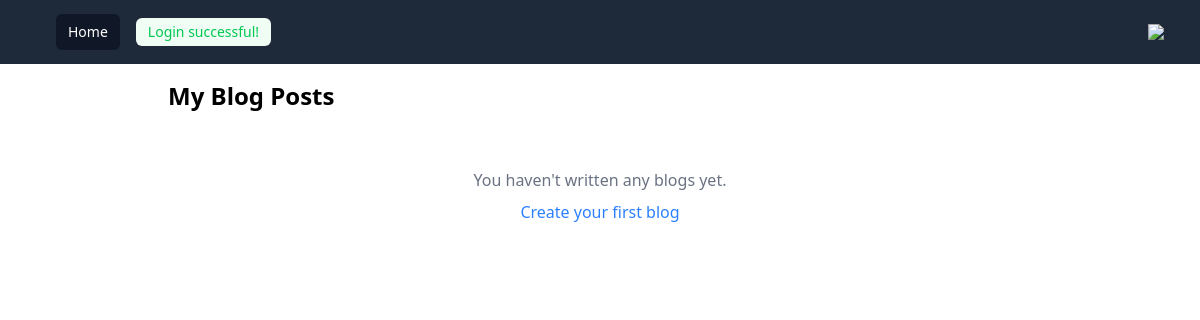
The app's page /blog/my-blogs/ (signed in), older data.
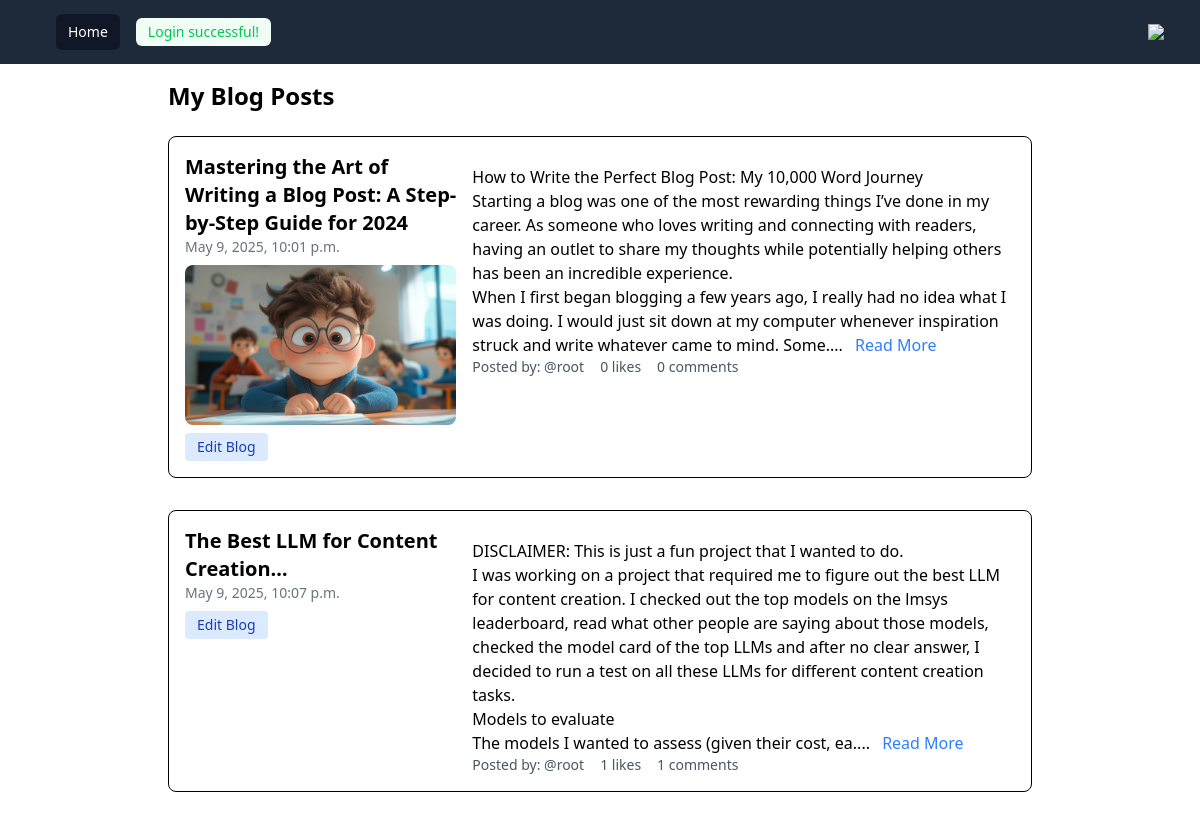
The same page, newer data.
### App_Blog/models.py (models this page shows, shortened)
class Blog(models.Model):
    author=models.ForeignKey(User,on_delete=models.CASCADE,related_name='post_author')
    blog_title=models.CharField(max_length=200,verbose_name='put a title')
    slug=models.SlugField(max_length=200,unique=True)
    blog_content=models.TextField(verbose_name='what is on your mind?')
    blog_image=models.ImageField(upload_to='blog_images',verbose_name='image')
    publish_date=models.DateTimeField(auto_now_add=True)
    update_date=models.DateTimeField(auto_now=True)

### App_Blog/views.py (the view)
# urls.py: path('my-blogs/', login_required(views.MyBlogs.as_view()), name='my_blogs'),
class MyBlogs(LoginRequiredMixin,TemplateView):
    template_name='App_Blog/my_blogs.html'

### App_Blog/templatetags/custom_filters.py (called while the page is built)
def range_filter(value):
    return value[0:500]+"...."

### templates/App_Blog/my_blogs.html (shortened to what this page needs)
{% extends "base.html" %}
{% load tailwind_filters %}
{% load custom_filters %}
{% block body_block %}
<div class="max-w-4xl mx-auto p-4">
  <h1 class="text-2xl font-bold mb-6">My Blog Posts</h1>
  {% for blog in user.post_author.all %}
  <article class="flex flex-col md:flex-row gap-4 mb-8 p-4 border rounded-lg hover:shadow-md transition-shadow">
    <div class="md:w-1/3">
      <h3 class="text-xl font-semibold">{{blog.blog_title}}</h3>
      <p class="text-sm text-gray-500 mb-2">{{blog.publish_date}}</p>
      {% if blog.blog_image %}
      <img src="/media/{{blog.blog_image}}"
           alt="{{blog.blog_title}}"
           class="w-full h-40 object-cover rounded-lg mb-2">
      {% endif %}
      <a href="{% url 'App_Blog:edit_blog' pk=blog.pk %}"
         class="inline-block text-sm bg-blue-100 hover:bg-blue-200 text-blue-800 py-1 px-3 rounded">
        Edit Blog
      </a>
    </div>
    <div class="md:w-2/3">
      <p class="text-gray-700 mb-3">
        {% autoescape off %}
          {{blog.blog_content|linebreaks|range_filter}}
        {% endautoescape %}
        <a href="{% url 'App_Blog:blog_details' slug=blog.slug %}"
           class="text-blue-500 hover:text-blue-700 ml-2">
          Read More
        </a>
      </p>
      <div class="flex flex-wrap gap-4 text-sm text-gray-600">
        <span>Posted by: @{{blog.author}}</span>
        <span>{{ blog.liked_blog.count }} likes</span>
        <span>{{ blog.blog_comment.count }} comments</span>
      </div>
    </div>
  </article>
  {% empty %}
  <div class="text-center py-8">
    <p class="text-gray-500">You haven't written any blogs yet.</p>
    <a href="{% url 'App_Blog:create_blog' %}"
       class="inline-block mt-2 text-blue-500 hover:text-blue-700">
      Create your first blog
    </a>
  </div>
  {% endfor %}
</div>
{% endblock %}

### templates/base.html (shortened to what this page needs)
<!DOCTYPE html>
<html lang="en">
<head>
    <script src="https://cdn.jsdelivr.net/npm/@tailwindcss/browser@4"></script>
</head>
<body class="min-h-screen flex flex-col">
    <nav class="bg-gray-800">
        <div class="mx-auto max-w-7xl px-4 sm:px-6 lg:px-8">
            <div class="flex h-16 items-center justify-between">
                <div class="flex flex-1 items-center justify-center sm:items-stretch sm:justify-start">
                      <div class="hidden sm:ml-6 sm:block">
                          <div class="flex items-center space-x-4">
                              <a href="{% url 'index' %}" class="rounded-md bg-gray-900 px-3 py-2 text-sm font-medium text-white hover:bg-gray-700 transition-colors">
                                  Home
                              </a>
                              <div class="relative group">
                                  {% if user.is_authenticated %}
                                      <div class="text-green-500 text-sm bg-green-50 px-3 py-1 rounded-md">
                                          Login successful!
                                      </div>
                                  {% else %}
                                      <a href="{% url 'App_Login:guest_login' %}"
                                        class="flex items-center bg-gray-200 hover:bg-gray-300 text-gray-800 py-2 px-4 rounded-lg">
                                          <i class="fas fa-user-secret mr-2"></i> Login as Guest
                                      </a>
                                  {% endif %}
                              </div>
                          </div>
                      </div>
                </div>
                <div class="flex items-center gap-2">
                    <div class="relative ml-3">
                        <div>
                            <button type="button" class="relative flex rounded-full bg-gray-800 text-sm focus:outline-none hover:bg-gray-700 transition-colors" id="user-menu-button">
    <span class="absolute -inset-1.5"></span>
    <img src="https://img.icons8.com/?size=100&id=120374&format=png&color=FFFFFF"
         alt="Menu"
         class="h-6 w-6 p-1">
</button>
                        </div>
                    </div>
                </div>
            </div>
        </div>
    </nav>
    <main class="flex-grow">
        {% block body_block %}
        {% endblock %}
    </main>
</body>
</html>

Row changes from the older to the newer data that the page shows:
added Blog: blog_title "Mastering the Art of Writing a Blog Post: A Step-by-Step Guide for 2024", publish_date "May 9, 2025, 10:01 p.m.", blog_image (picture), blog_content|range_filter "How to Write the Perfect Blog Post: My 10,000 Word Journey Starting a blog was one of the most rewarding things I’ve done in my career. As someone who loves writing and connecting with readers, having an outlet to share my thoughts while potentially helping others has been an incredible experience. When I first began blogging a few years ago, I really had no idea what I was doing. I would just sit down at my computer whenever inspiration struck and write whatever came to mind. Some....", author "root", liked_blog.count "0", blog_comment.count "0"
added Blog: blog_title "The Best LLM for Content Creation…", publish_date "May 9, 2025, 10:07 p.m.", blog_content|range_filter "DISCLAIMER: This is just a fun project that I wanted to do. I was working on a project that required me to figure out the best LLM for content creation. I checked out the top models on the lmsys leaderboard, read what other people are saying about those models, checked the model card of the top LLMs and after no clear answer, I decided to run a test on all these LLMs for different content creation tasks. Models to evaluate The models I wanted to assess (given their cost, ea....", author "root", liked_blog.count "1", blog_comment.count "1"
Text that changed along with them:
text no longer shown: "You haven't written any blogs yet. Create your first blog"
